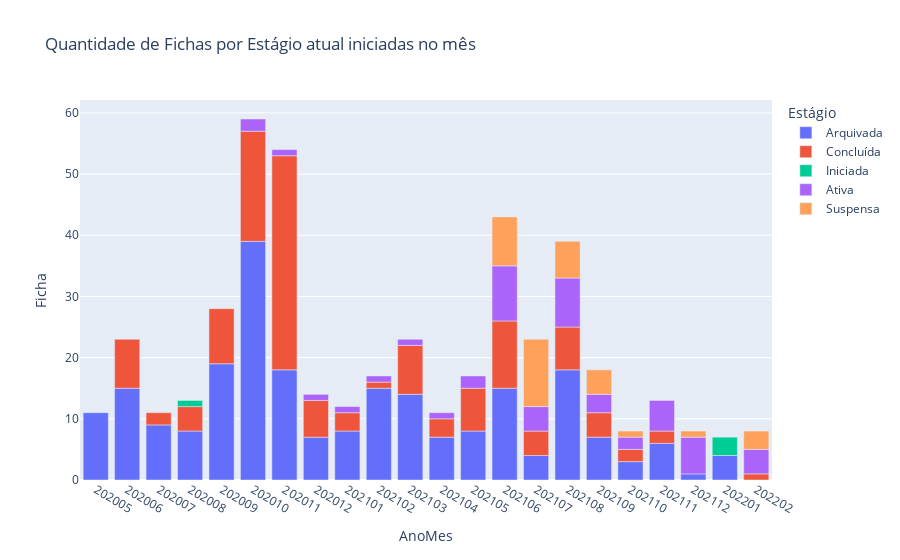

Write notebook code for a chart like this one.
### Code cell
g.FigFichasEstagio()

### Figure 1 — Plotly figure (JSON) as saved in the notebook; plotly's stock layout.template omitted (floating-point values rounded to 4 significant figures)
{"data": [{"alignmentgroup": "True", "hovertemplate": "Estágio=Arquivada<br>AnoMes=%{x}<br>Ficha=%{y}<extra></extra>", "legendgroup": "Arquivada", "marker": {"color": "#636efa", "pattern": {"shape": ""}}, "name": "Arquivada", "offsetgroup": "Arquivada", "orientation": "v", "showlegend": true, "textposition": "auto", "type": "bar", "x": ["202005", "202006", "202007", "202008", "202009", "202010", "202011", "202012", "202101", "202102", "202103", "202104", "202105", "202106", "202107", "202108", "202109", "202110", "202111", "202112", "202201"], "xaxis": "x", "y": [11, 15, 9, 8, 19, 39, 18, 7, 8, 15, 14, 7, 8, 15, 4, 18, 7, 3, 6, 1, 4], "yaxis": "y"}, {"alignmentgroup": "True", "hovertemplate": "Estágio=Concluída<br>AnoMes=%{x}<br>Ficha=%{y}<extra></extra>", "legendgroup": "Concluída", "marker": {"color": "#EF553B", "pattern": {"shape": ""}}, "name": "Concluída", "offsetgroup": "Concluída", "orientation": "v", "showlegend": true, "textposition": "auto", "type": "bar", "x": ["202006", "202007", "202008", "202009", "202010", "202011", "202012", "202101", "202102", "202103", "202104", "202105", "202106", "202107", "202108", "202109", "202110", "202111", "202202"], "xaxis": "x", "y": [8, 2, 4, 9, 18, 35, 6, 3, 1, 8, 3, 7, 11, 4, 7, 4, 2, 2, 1], "yaxis": "y"}, {"alignmentgroup": "True", "hovertemplate": "Estágio=Iniciada<br>AnoMes=%{x}<br>Ficha=%{y}<extra></extra>", "legendgroup": "Iniciada", "marker": {"color": "#00cc96", "pattern": {"shape": ""}}, "name": "Iniciada", "offsetgroup": "Iniciada", "orientation": "v", "showlegend": true, "textposition": "auto", "type": "bar", "x": ["202008", "202201"], "xaxis": "x", "y": [1, 3], "yaxis": "y"}, {"alignmentgroup": "True", "hovertemplate": "Estágio=Ativa<br>AnoMes=%{x}<br>Ficha=%{y}<extra></extra>", "legendgroup": "Ativa", "marker": {"color": "#ab63fa", "pattern": {"shape": ""}}, "name": "Ativa", "offsetgroup": "Ativa", "orientation": "v", "showlegend": true, "textposition": "auto", "type": "bar", "x": ["202010", "202011", "202012", "202101", "202102", "202103", "202104", "202105", "202106", "202107", "202108", "202109", "202110", "202111", "202112", "202202"], "xaxis": "x", "y": [2, 1, 1, 1, 1, 1, 1, 2, 9, 4, 8, 3, 2, 5, 6, 4], "yaxis": "y"}, {"alignmentgroup": "True", "hovertemplate": "Estágio=Suspensa<br>AnoMes=%{x}<br>Ficha=%{y}<extra></extra>", "legendgroup": "Suspensa", "marker": {"color": "#FFA15A", "pattern": {"shape": ""}}, "name": "Suspensa", "offsetgroup": "Suspensa", "orientation": "v", "showlegend": true, "textposition": "auto", "type": "bar", "x": ["202106", "202107", "202108", "202109", "202110", "202112", "202202"], "xaxis": "x", "y": [8, 11, 6, 4, 1, 1, 3], "yaxis": "y"}], "layout": {"barmode": "relative", "legend": {"title": {"text": "Estágio"}, "tracegroupgap": 0}, "title": {"text": "Quantidade de Fichas por Estágio atual iniciadas no mês"}, "xaxis": {"anchor": "y", "categoryorder": "category ascending", "domain": [0, 1], "title": {"text": "AnoMes"}}, "yaxis": {"anchor": "x", "domain": [0, 1], "title": {"text": "Ficha"}}}}
